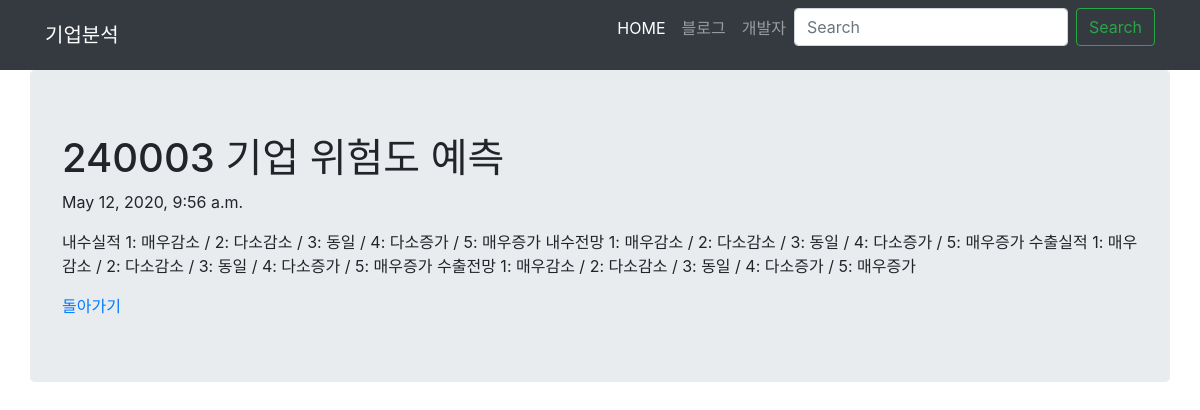
Page /blog/1/ on the committed database.
### blog/models.py (models this page shows)
class Blog(models.Model):
    title = models.CharField(max_length=200)
    pub_date = models.DateTimeField('date published')
    body = models.TextField()

### blog/views.py (the view)
# urls.py: path('<int:blog_id>/', views.detail, name='detail'),
def detail(request, blog_id):
    blog_detail = get_object_or_404(Blog, pk=blog_id)
    return render(request, 'blog/detail.html', {'blog': blog_detail})

### blog/templates/blog/detail.html (shortened to what this page needs)
<link rel="stylesheet" href="//unpkg.com/bootstrap@4/dist/css/bootstrap.min.css">
<body>
    <nav class="navbar navbar-expand-lg navbar-dark bg-dark">
        <div class="container">
            <a class="navbar-brand" href="#">기업분석</a>
            <div class="collapse navbar-collapse" id="navbarNavAltMarkup">
              <div class="navbar-nav ml-auto">
                <a class="nav-item nav-link active" href="#">HOME</a>
              <a class="nav-item nav-link" href="#">블로그</a>
              <a class="nav-item nav-link" href="#">개발자</a>
              <form class="form-inline">
                <input class="form-control mr-sm-2" type="search" placeholder="Search" aria-label="Search">
                <button class="btn btn-outline-success my-2 my-sm-0" type="submit">Search</button>
                </form>
                  </div>
          </div>
          </div>
      </nav>
</body>
<div class="container jumbotron">
    <h1>{{ blog.title }}</h1>
    <p>{{ blog.pub_date }}</p>
    <p>{{ blog.body }}</p>
    <a href="{% url 'home' %}">돌아가기</a>
</div>

### rows in the picture
Blog: title "240003 기업 위험도 예측", pub_date "May 12, 2020, 9:56 a.m.", body "내수실적 1: 매우감소 / 2: 다소감소 / 3: 동일 / 4: 다소증가 / 5: 매우증가 내수전망 1: 매우감소 / 2: 다소감소 / 3: 동일 / 4: 다소증가 / 5: 매우증가 수출실적 1: 매우감소 / 2: 다소감소 / 3: 동일 / 4: 다소증가 / 5: 매우증가 수출전망 1: 매우감소 / 2: 다소감소 / 3: 동일 / 4: 다소증가 / 5: 매우증가"
